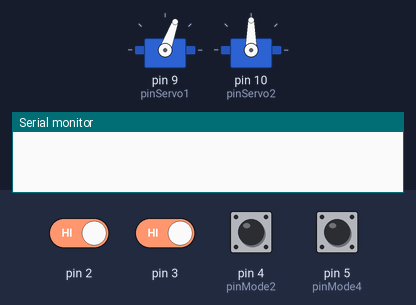
A sketch run on a simulated Arduino Uno, built with avr-gcc and run on an emulated ATmega328P. Shown: 2 × servo, the last lines printed to the serial monitor. The inputs (shaded band) are chosen by the test bench; at power-on: pin 2, pin 3 HIGH, pin 4 (pinMode2), pin 5 (pinMode4) LOW.

Above: at 1.2 s.
1.3 s: pin 2 driven LOW
At 2.0 s:
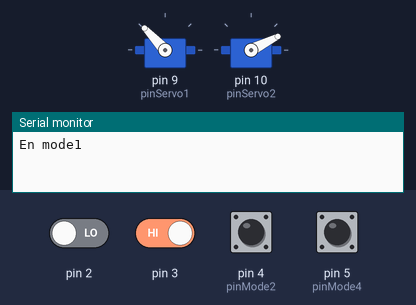
2.8 s: pin 4 (pinMode2) pulled HIGH for 0.15 s
At 3.0 s:
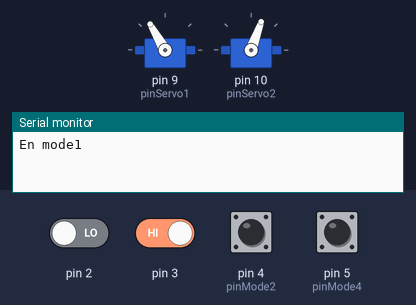
At 3.4 s:
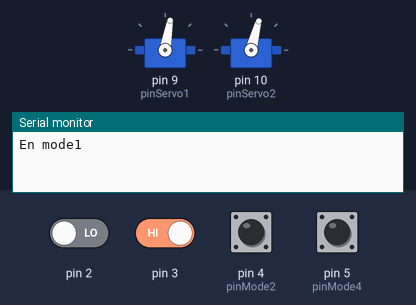
5.8 s: pin 3 driven LOW
Timing chart, 0 to 10.3 s (numbered marks = the images above; inputs shaded):
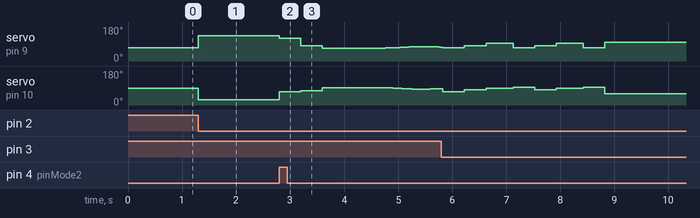

Measured:
- after the input at 1.3 s, servo on pin 9 (pinServo1): 70° → 133° at once; servo on pin 10 (pinServo2): 90° → 27° at once
- after the input at 2.8 s, servo on pin 9 (pinServo1): 133° → 120° at once, → 80° 0.40 s later, → 68° 0.40 s later, → 69° 1.2 s later, … (13 changes in this stretch); servo on pin 10 (pinServo2): 27° → 70° at once, → 75° 0.40 s later, → 92° 0.40 s later, → 91° 1.2 s later, … (13 changes in this stretch)

The sketch:

versionControleAngle.ino
```cpp
/*
Commande de servo-moteur par impulsion
Nanomaître 2015
Le servo est connecté au pin 8 de l'arduino
*/
#include <Servo.h>

int pinServo1=9; // variable pour le pin connecté à la commande du servo
int pinServo2 = 10 ;
int pinMode1 = 0; //variable pour le bouton du mode1
int pinMode2 = 4 ;
int pinMode3 = 1 ;
int pinMode4 = 5 ;
int mode = 0; //mode0 = insertion //mode1 = vivant //mode2 = coupé //mode3 = reactif
Servo myServo1 ; // on définit un objet Servo nommé leServo
Servo myServo2 ; // on définit un objet Servo nommé leServo

void setup() {
  myServo1.attach(pinServo1); // on relie l'objet au pin de commande
  myServo2.attach(pinServo2); // on relie l'objet au pin de commande
  attachInterrupt(pinMode1, executeMode1, FALLING);
  attachInterrupt(pinMode3, executeMode3, FALLING);
  pinMode(pinMode2,INPUT);
  pinMode(pinMode4,INPUT);
  Serial.begin(9600) ;
  mode = 2 ;  setAngle(90) ;
  mode = 0 ;

}

//boucle principale
void loop() {
  if((digitalRead(pinMode2))){
    if((mode==1)||(mode==4)){
      mode = 2 ;
      myServo2.write(70);
      myServo1.write(160-40);
      delay(400);
      myServo2.write(75);
      myServo1.write(160-80);
      delay(400);
      setAngle(90);
      Serial.println("En mode2");
    }
  }
  if((digitalRead(pinMode4))){
    if(mode==3){
      mode = 2 ;
      myServo2.write(75);
      myServo1.write(160-95);
      delay(900);
      myServo2.write(95);
      myServo1.write(160-75);
      delay(900);
      myServo2.write(75);
      myServo1.write(160-95);
      delay(900);
      setAngle(90) ;
      delay(600);
      mode = 4 ;
      Serial.println("En mode4");
    }
  }

  if(mode==2){
    setAngle(92);delay(1166);
      setAngle(91);delay(133);
      setAngle(90);delay(66);
      setAngle(89);delay(66);
      setAngle(88);delay(33);
      setAngle(87);delay(66);
      setAngle(86);delay(66);
      setAngle(85);delay(66);
      setAngle(84);delay(333);
      setAngle(85);delay(166);
      setAngle(86);delay(66);
      setAngle(87);delay(66);
      setAngle(88);delay(66);
      setAngle(89);delay(99);
      setAngle(90);delay(99);
      setAngle(91);delay(333);
      setAngle(92);delay(66);
      setAngle(93);delay(66);
      setAngle(94);delay(66);
      setAngle(95);delay(66);
      setAngle(96);delay(66);
      setAngle(97);delay(66);
      setAngle(98);delay(133);
      setAngle(99);delay(66);
      setAngle(98);delay(133);
      setAngle(97);delay(133);
      setAngle(96);delay(66);
      setAngle(95);delay(66);
      setAngle(94);delay(166);
      setAngle(93);delay(399);
      setAngle(92);delay(499);
      setAngle(91);delay(99);
      setAngle(90);delay(66);
      setAngle(89);delay(199);
      setAngle(90);delay(66);
      setAngle(91);delay(133);
      setAngle(92);delay(66);
      setAngle(93);delay(66);
      setAngle(92);delay(566);
      setAngle(91);delay(66);
      setAngle(90);delay(66);
      setAngle(89);delay(33);
      setAngle(88);delay(133);
      setAngle(87);delay(66);
      setAngle(86);delay(166);
      setAngle(85);delay(33);
      setAngle(86);delay(33);
      setAngle(85);delay(166);
      setAngle(84);delay(66);
      setAngle(85);delay(33);
      setAngle(86);delay(33);
      setAngle(87);delay(33);
      setAngle(88);delay(99);
      setAngle(89);delay(66);
      setAngle(90);delay(33);
      setAngle(91);delay(99);
      setAngle(92);delay(99);
      setAngle(93);delay(66);
      setAngle(94);delay(99);
      setAngle(95);delay(66);
      setAngle(96);delay(300);
      setAngle(94);delay(33);
      setAngle(93);delay(233);
      setAngle(92);delay(1600);
      setAngle(91);delay(99);
      setAngle(90);delay(266);
      setAngle(91);delay(99);
      setAngle(92);delay(66);
      setAngle(93);delay(66);
      setAngle(94);delay(133);
      setAngle(93);delay(99);
      setAngle(92);delay(399);
      setAngle(91);delay(33);
      setAngle(92);delay(33);
      setAngle(91);delay(166);
      setAngle(90);delay(33);
      setAngle(89);delay(66);
      setAngle(88);delay(33);
      setAngle(87);delay(66);
      setAngle(86);delay(66);
      setAngle(85);delay(99);
      setAngle(84);delay(99);
      setAngle(83);delay(199);
      setAngle(84);delay(33);
      setAngle(85);delay(33);
      setAngle(87);delay(66);
      setAngle(88);delay(33);
      setAngle(89);delay(33);
      setAngle(91);delay(66);
      setAngle(92);delay(66);
      setAngle(93);delay(99);
      setAngle(94);
  }
}

void executeMode1(){
  if((mode==0)||(mode==2)){
    mode = 2 ;
    setAngle(27) ;
    mode = 1 ;
    Serial.println("En mode1");
  }
}

void executeMode3(){
    if(mode==2){
      mode = 23 ; //Mode 23 correspond à la transition entre le mode 2 et 3
    }
}

//fonction setAngle pour envoyer les impulsions
void setAngle(int a){
  if((mode == 2)){
    myServo2.write(a); // on transforme l'angle en microsecondes et on stocke dans la variable duree
    myServo1.write(160-a);
  }
  if((mode == 23)){
      myServo2.write(70);
      myServo1.write(160-90);
      delay(400);
      myServo2.write(80);
      myServo1.write(160-80);
      delay(400);
      myServo2.write(90);
      myServo1.write(160-65);
      delay(500);
      myServo2.write(95);
      myServo1.write(160-90);
      delay(400);
      myServo2.write(80);
      myServo1.write(160-80);
      delay(400);
      myServo2.write(90);
      myServo1.write(160-65);
      delay(500);
      myServo2.write(95);
      myServo1.write(160-90);
      delay(400);
      myServo2.write(60);
      myServo1.write(160-60);
      mode = 3;
      Serial.println("En mode3");
   }
}
```
